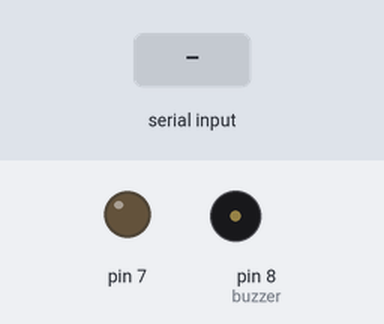
Simulated run of this sketch. Board: Arduino Uno, built with avr-gcc and run on an emulated ATmega328P. Parts: output pins drawn as LEDs (lit = HIGH), buzzer (waves = sounding). Inputs (shaded band) come from the test bench. Pins used as bus, display or sensor lines are not drawn.

Above: at 1.2 s.
1.3 s: "1" received over the second serial link
At 2.1 s:
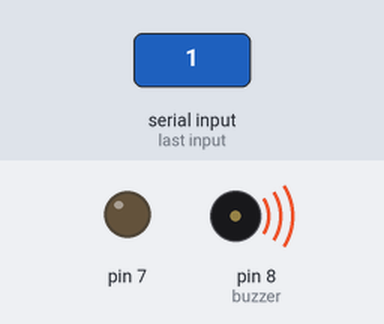
At 3.0 s:
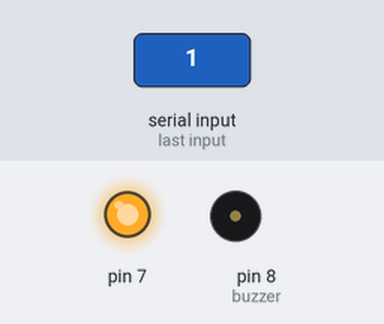
3.8 s: "1" received over the second serial link
At 4.3 s:
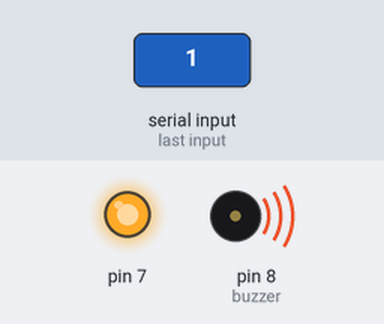
Timing chart, 0 to 6.8 s (numbered marks = the images above; inputs shaded):
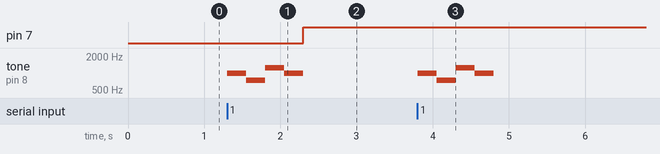

The sketch:

arduino_final_code.ino
```cpp
#include <SPI.h>
#include <MFRC522.h>
#include<String.h>

#define SS_PIN 10
#define RST_PIN 5
MFRC522 mfrc522(SS_PIN, RST_PIN);        // Create MFRC522 instance.

#include <SoftwareSerial.h>
const int RX_PIN = 2;
const int TX_PIN = 3;
const int buzzer = 8;
String uidst;

SoftwareSerial serial(RX_PIN, TX_PIN);
char commandChar,comtemp;
void setup ()
{
serial.begin (9600);
pinMode(7, OUTPUT);
SPI.begin();
mfrc522.PCD_Init();    // initialize RFID scanner
pinMode(buzzer, OUTPUT);
}
void loop ()
{
if(serial.available())
{
commandChar = serial.read();
if(commandChar == '1') {

   tone(buzzer, 1000); // Send 1KHz sound signal...
   delay(250);    // ...for 1 sec
   tone(buzzer, 750); // Send 1KHz sound signal...
   delay(250);    // ...for 1 secv
   tone(buzzer, 1250); // Send 1KHz sound signal...
   delay(250);    // ...for 1 sec
   tone(buzzer, 1000); // Send 1KHz sound signal...
   delay(250);    // ...for 1 sec

  noTone(buzzer);}
}

while(!serial.available())  //after command has been received
{
switch(commandChar)
{
case '1':
digitalWrite(7, HIGH);

 if ( ! mfrc522.PICC_IsNewCardPresent()) {  // card present or not
      return;
                  }

 if ( ! mfrc522.PICC_ReadCardSerial())    // if readable or not
      return;

  uidst = "";
        for (byte i = 0; i < mfrc522.uid.size; i++) {
          uidst += String(mfrc522.uid.uidByte[i],HEX);
        }
  serial.print(uidst+"#");
  delay(500);

  break;

case '0':
digitalWrite(7, LOW);
tone(buzzer, 500); // Send 1KHz sound signal...
delay(1000);   // ...for 1 sec
noTone(buzzer);     // Stop sound...

serial.print("#");
commandChar = '3';
break;

 }
}

}
```

Measured:
- after the input at 1.3 s, pin 7: LOW → HIGH after 1.0 s; tone on pin 8 (buzzer): plays 1000 Hz for 0.25 s, 750 Hz for 0.25 s, 1250 Hz for 0.25 s, 1000 Hz for 0.25 s, starting at once
- after the input at 3.8 s, tone on pin 8 (buzzer): plays 1000 Hz for 0.25 s, 750 Hz for 0.25 s, 1250 Hz for 0.25 s, 1000 Hz for 0.25 s, starting at once
